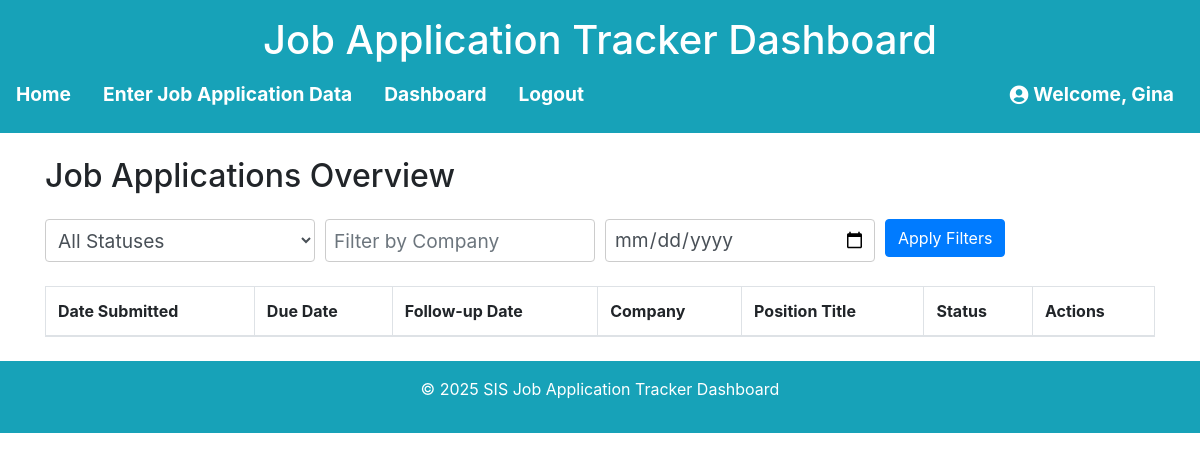
/dashboard (signed in), run on an earlier commit of the app's database.
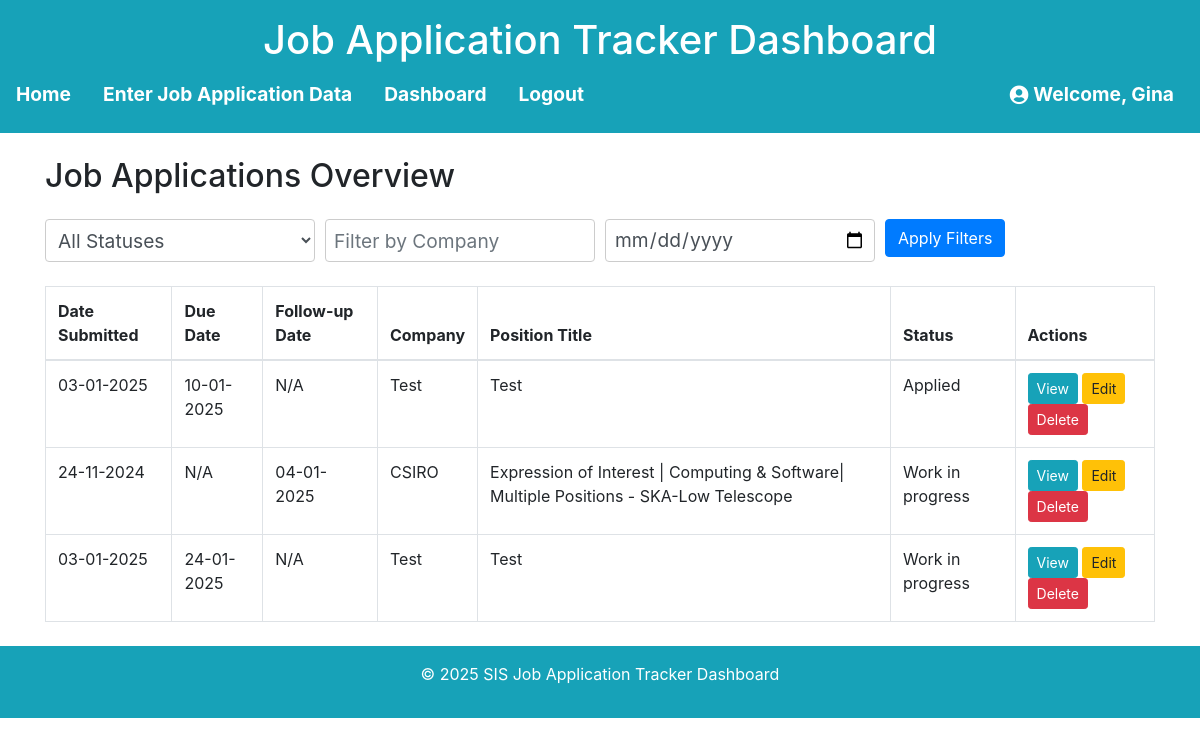
And on a later commit of the database.
### models.py (models this page shows, shortened)
class User(UserMixin, db.Model):
    id = db.Column(db.Integer, primary_key=True)
    username = db.Column(db.String(64), unique=True, nullable=False)
    email = db.Column(db.String(120), unique=True, nullable=False)
    password_hash = db.Column(db.String(128))

class JobApplication(db.Model):
    id = db.Column(db.Integer, primary_key=True)
    date_submitted = db.Column(db.Date, nullable=True)
    due_date = db.Column(db.Date, nullable=True)
    follow_up_date = db.Column(db.Date, nullable=True)
    company = db.Column(db.String(120), nullable=False)
    contact = db.Column(db.String(120), nullable=True)
    position_title = db.Column(db.String(120), nullable=False)
    status = db.Column(db.String(50), nullable=False)
    cv_submitted = db.Column(db.String(10), nullable=False)
    cover_letter_submitted = db.Column(db.String(10), nullable=False)
    follow_up_sent = db.Column(db.String(10), nullable=False)
    follow_up_message = db.Column(db.Text, nullable=True)
    notes = db.Column(db.Text, nullable=True)
    user_id = db.Column(db.Integer, db.ForeignKey('user.id'), nullable=False)
    user = db.relationship('User', backref=db.backref('job_applications', lazy=True))

### app.py (the view, shortened to what this page needs)
@app.route('/dashboard')
@login_required
def dashboard():
    print(f"User authenticated: {current_user.is_authenticated}")
    all_applications = JobApplication.query.filter_by(user_id=current_user.id).all()
    filtered_applications = []
    for application in all_applications:
        if request.args.get('status') and request.args.get('status') != application.status:
            continue
        if request.args.get('company') and request.args.get('company').lower() not in application.company.lower():
            continue
        if request.args.get('due_before') and application.due_date:
            due_before = datetime.strptime(request.args.get('due_before'), "%d-%m-%Y")
            if application.due_date > due_before:
                continue
            filtered_applications.append(application)
    return render_template('dashboard.html', applications=filtered_applications or all_applications)

### app.py (called while the page is built)
@login_manager.user_loader
def load_user(user_id):
    return db.session.get(User, int(user_id))

### templates/dashboard.html (shortened to what this page needs)
{% extends "base.html" %}
{% block content %}
<h2 class="mb-4">Job Applications Overview</h2>
<form method="GET" action="{{ url_for('dashboard') }}">
    <div class="form-row">
        <div class="col-md-3">
            <select name="status" class="form-control">
                <option value="">All Statuses</option>
            </select>
        </div>
        <div class="col-md-3">
            <input type="text" name="company" placeholder="Filter by Company" class="form-control">
        </div>
        <div class="col-md-3">
            <input type="date" name="due_before" class="form-control" placeholder="Due Before">
        </div>
        <div class="col-md-3">
            <button type="submit" class="btn btn-primary">Apply Filters</button>
        </div>
    </div>
</form>
<table class="table table-bordered mt-4">
    <thead>
        <tr>
            <th>Date Submitted</th>
            <th>Due Date</th>
            <th>Follow-up Date</th>
            <th>Company</th>
            <th>Position Title</th>
            <th>Status</th>
            <th>Actions</th>
        </tr>
    </thead>
    <tbody>
        {% for application in applications %}
        <tr>
            <td>{{ application.date_submitted.strftime('%d-%m-%Y') if application.date_submitted else 'N/A' }}</td>
            <td>{{ application.due_date.strftime('%d-%m-%Y') if application.due_date else 'N/A' }}</td>
            <td>{{ application.follow_up_date.strftime('%d-%m-%Y') if application.follow_up_date else 'N/A' }}</td>
            <td>{{ application.company }}</td>
            <td>{{ application.position_title }}</td>
            <td>{{ application.status }}</td>
            <td>
                <a href="#" class="btn btn-sm btn-info">View</a>
                <a href="#" class="btn btn-sm btn-warning">Edit</a>
                <a href="#" class="btn btn-sm btn-danger">Delete</a>
            </td>
        </tr>
        {% endfor %}
    </tbody>
</table>
{% endblock %}

### templates/base.html (shortened to what this page needs)
<!DOCTYPE html>
<html lang="en">
<head>
    <link href="https://stackpath.bootstrapcdn.com/bootstrap/4.5.2/css/bootstrap.min.css" rel="stylesheet">
    <link rel="stylesheet" href="https://cdnjs.cloudflare.com/ajax/libs/font-awesome/5.15.3/css/all.min.css">
    <link rel="stylesheet" href="{{ url_for('static', filename='style.css') }}">
</head>
<body>
    <header class="bg-info text-white text-center py-3 mb-4">
        <h1>Job Application Tracker Dashboard</h1>
        <nav>
            <ul class="nav justify-content-center">
                <li class="nav-item"><a class="nav-link text-white {% if request.endpoint == 'index' %}active{% endif %}" href="{{ url_for('index') }}">Home</a></li>
                <li class="nav-item"><a class="nav-link text-white {% if request.endpoint == 'index' %}active{% endif %}" href="{{ url_for('form') }}">Enter Job Application Data</a></li>
                <li class="nav-item"><a class="nav-link text-white {% if request.endpoint == 'index' %}active{% endif %}" href="{{ url_for('dashboard') }}">Dashboard</a></li>
                {% if current_user.is_authenticated %}
                <li class="nav-item"><a class="nav-link text-white {% if request.endpoint == 'index' %}active{% endif %}" href="{{ url_for('logout') }}">Logout</a></li>
                {% endif %}
                {% if current_user.is_authenticated %}
                    <li class="nav-item ml-auto">
                        <a class="nav-link text-white" href="#">
                            <i class="fas fa-user-circle"></i> Welcome, {{ current_user.username }}
                        </a>
                    </li>
                {% endif %}
            </ul>
        </nav>
    </header>
    <main class="container">
        {% block content %}{% endblock %}
    </main>
    <footer class="bg-info text-white text-center py-3 mt-4">
        <p>&copy; 2025 SIS Job Application Tracker Dashboard</p>
    </footer>
</body>
</html>

### static/style.css (style rules this page uses)
.form-control { width: 100%; padding: 8px; border: 1px solid #ccc; border-radius: 4px; background-color: #fff; font-size: 1.2rem; }
.nav-item.ml-auto { margin-left: auto; padding-right: 10px; }
.nav-item a { display: flex; align-items: center; font-size: 1.2rem; font-weight: bold; }
.nav-item i { margin-right: 5px; }

What changed in the data, as far as the page shows it:
added JobApplication: date_submitted "03-01-2025", due_date "10-01-2025", follow_up_date "N/A", company "Test", position_title "Test", status "Applied"
added JobApplication: date_submitted "24-11-2024", due_date "N/A", follow_up_date "04-01-2025", company "CSIRO", position_title "Expression of Interest | Computing & Software| Multiple Positions - SKA-Low Telescope", status "Work in progress"
added JobApplication: date_submitted "03-01-2025", due_date "24-01-2025", follow_up_date "N/A", company "Test", position_title "Test", status "Work in progress"
